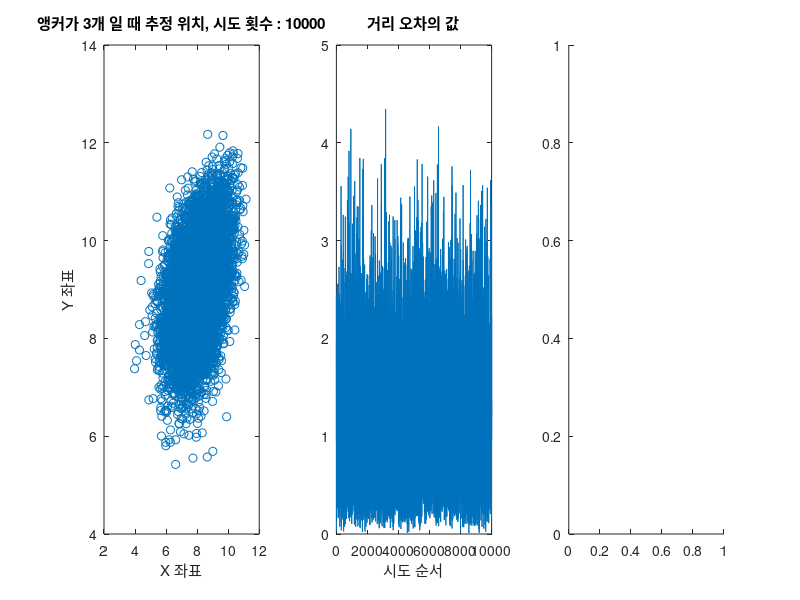

MATLAB code for this plot: (Note: this script raises an error after producing the figure.)
%{
AP는 3대, 4대, 5대 하나씩 증가시키면서 추정 에러를 확인하고, 
그래프를 사용하여 분석하는 리포트 2장 이상 작성하여 과제를 제출해주세요.
시뮬레이션 진행에 필요한 BS 및 MS 위치는 다음과 같습니다.
BS1 = (0, 0), BS2 = (0,20), BS3=(20, 0), BS4=(20,20) BS5=(15,25)
MS = (8,9)
거리 측정 노이즈는 MATLAB 명령어 randn을 사용하여 1 만큼 줍니다. (ex. distance+randn(1)*1)
%}

AP = [
    0, 0;
    0, 20;
    20, 0;
    20, 20;
    15, 25;
];
MS = [8, 9];
trial_size = 10000;


for i = 1 : 3 
    A = AP(1:i+2, :);  
    scatter_data = zeros(trial_size, 2);
    figure;
    for j = 1 : trial_size
        K = sum(A.^2, 2);
        R = (MS  - A + randn(size(A))).^2;
        R = sum(R, 2);         
        pointZero = R(1);
        H = A(2:end,  :);
        R = R(2:end);
        K = K(2:end);
        pH = pinv(H);
        b = (K - R + pointZero) / 2;
        xhat = pH*b;        
        scatter_data(j, :) = xhat';

    end
    subplot(1, 3, 1)
    plot(MS(1), MS(2), 'bx'); hold on
    scatter(scatter_data(:,1), scatter_data(:,2), 'ro'); 
    xlabel('X 좌표'); 
    ylabel('Y 좌표');     
    title (['앵커가 ', num2str(i+2) '개 일 때 추정 위치, 시도 횟수 : ', num2str(trial_size)]);

    error_scatter = sqrt(sum((scatter_data - MS).^2, 2));       
    subplot(1, 3, 2)
    plot(error_scatter);
    xlabel('시도 순서');     
    title ('거리 오차의 값');
    
    subplot(1, 3, 3)
    histogram(error_scatter);
    xlabel('오차의 거리');     
    ylabel('빈도');
    title('오차 거리의 빈도의 히스토그램');

end

